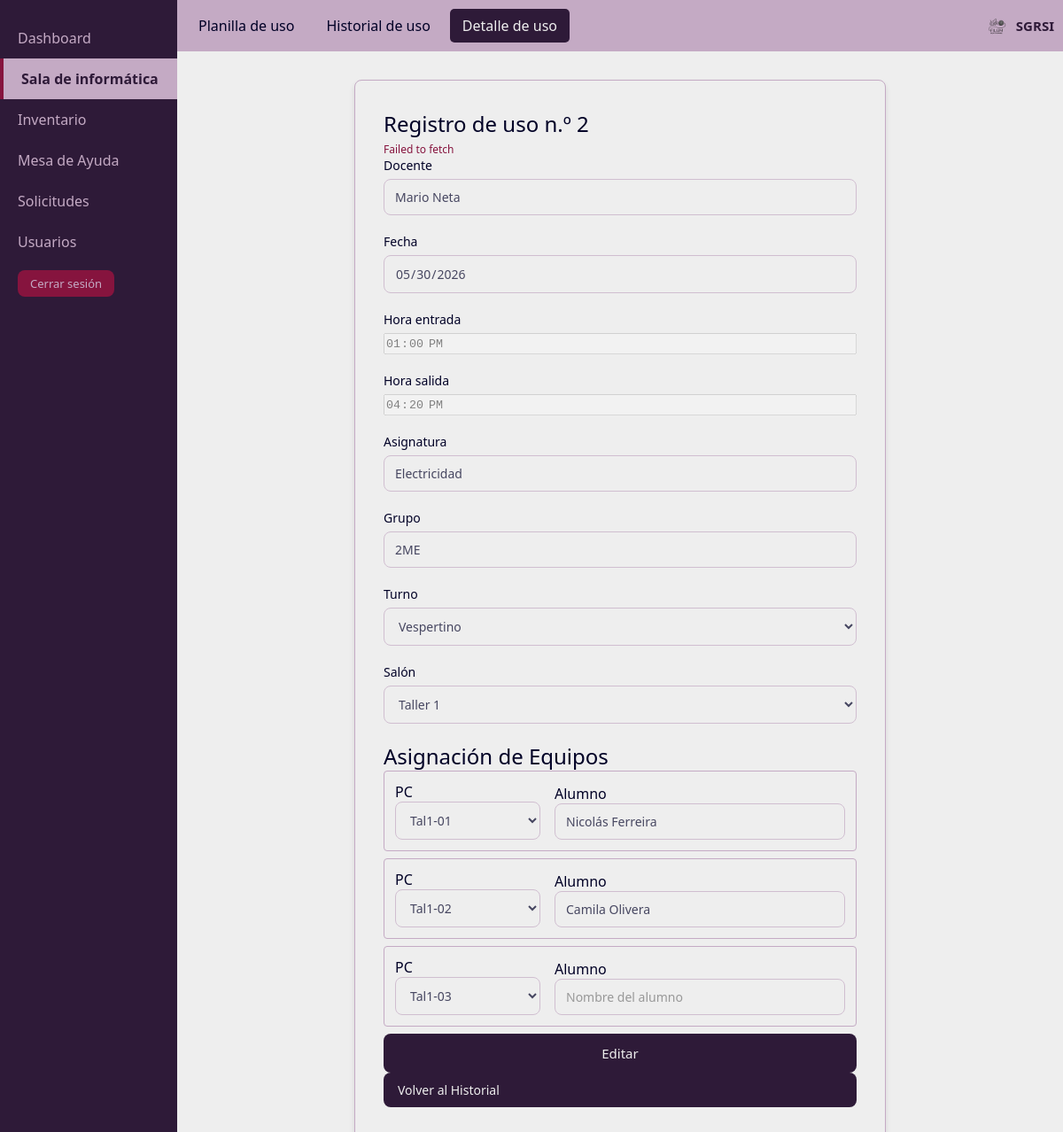
The app's page /FrontEnd/paginas/uso-sala/detalle-uso-sala.php?id=2 (signed in) with its own data.
### tables this page shows
CREATE TABLE uso_sala (
    id_uso         INT UNSIGNED NOT NULL AUTO_INCREMENT,
    fecha          DATE         NOT NULL,
    hora_inicio    TIME         NOT NULL,
    hora_fin       TIME         NOT NULL,
    nombre_salon   VARCHAR(30)  NOT NULL,
    ci_solicitante CHAR(8)      NOT NULL,
    asignatura     VARCHAR(60)  NOT NULL,
    grupo          VARCHAR(10)  NOT NULL,
    turno          ENUM('Matutino', 'Vespertino', 'Nocturno') NOT NULL,

    CONSTRAINT pk_uso_sala             PRIMARY KEY (id_uso),
    CONSTRAINT fk_uso_sala_salon       FOREIGN KEY (nombre_salon)
        REFERENCES salon (nombre_salon)
        ON UPDATE CASCADE ON DELETE RESTRICT,
    CONSTRAINT fk_uso_sala_solicitante FOREIGN KEY (ci_solicitante)
        REFERENCES usuario (ci)
        ON UPDATE CASCADE ON DELETE RESTRICT,

    CONSTRAINT ck_uso_sala_horario CHECK (hora_fin > hora_inicio)
);

CREATE TABLE usuario (
    ci               CHAR(8)      NOT NULL,
    nombre_usuario   VARCHAR(60)  NOT NULL,
    contrasena       VARCHAR(255) NOT NULL,
    tipo_de_usuario  ENUM('Solicitante', 'Asistente', 'Coordinador')
                     NOT NULL DEFAULT 'Solicitante',
    estado_cuenta    ENUM('Activa', 'Inactiva')
                     NOT NULL DEFAULT 'Activa',

    CONSTRAINT pk_usuario       PRIMARY KEY (ci),
    CONSTRAINT ck_usuario_ci    CHECK (ci REGEXP '^[0-9]{8}$')
);

CREATE TABLE salon (
    nombre_salon VARCHAR(30)  NOT NULL,
    descripcion  VARCHAR(500) NULL,

    CONSTRAINT pk_salon PRIMARY KEY (nombre_salon)
);

CREATE TABLE equipo (
    id_equipo     INT UNSIGNED NOT NULL AUTO_INCREMENT,
    nombre_equipo VARCHAR(60)  NOT NULL,
    descripcion   VARCHAR(500) NULL,
    nombre_salon  VARCHAR(30)  NOT NULL,
    estado_equipo ENUM('Operativo', 'En reparación',
                       'En trámite de baja', 'De baja')
                  NOT NULL DEFAULT 'Operativo',

    CONSTRAINT pk_equipo       PRIMARY KEY (id_equipo),
    CONSTRAINT fk_equipo_salon FOREIGN KEY (nombre_salon)
        REFERENCES salon (nombre_salon)
        ON UPDATE CASCADE ON DELETE RESTRICT
);

### FrontEnd/paginas/uso-sala/detalle-uso-sala.php (the view, shortened to what the rows shown need)
<?php
require_once __DIR__ . '/../../../BackEnd/logica/GestorUsoSala.php';
$gestor = new GestorUsoSala();
$id = '';
if (isset($_POST['id'])) {
    $id = trim((string) $_POST['id']);
} elseif (isset($_GET['id'])) {
    $id = trim((string) $_GET['id']);
}
try {
    $fila = ResultadoGestion::valor($gestor->obtenerPorId($id));
    if ($fila) {
        $detallesGuardados = ResultadoGestion::valor($gestor->obtenerDetalle($id));
    } else {
        $detallesGuardados = [];
    }
} catch (Exception $e) {
    error_log('SGRSI detalle-uso-sala.php cargar: ' . $e->getMessage());
    header('Location: historial-uso-sala.php?aviso=error');
    exit;
}
$modoVer = $_SERVER['REQUEST_METHOD'] !== 'POST'
    && (!isset($_GET['modo']) || $_GET['modo'] !== 'editar');
$errores = [];
$valores = [
    'fecha'      => $fila['fecha'],
    'entrada'    => substr($fila['hora_inicio'], 0, 5),
    'salida'     => substr($fila['hora_fin'], 0, 5),
    'asignatura' => $fila['asignatura'],
    'grupo'      => $fila['grupo'],
    'turno'      => $fila['turno'],
    'salon'      => $fila['nombre_salon'],
];
$pcElegidas   = [];
$alumnosDados = [];
if ($_SERVER['REQUEST_METHOD'] === 'POST') {
    foreach ($valores as $campo => $valorActual) {
        $valores[$campo] = ResultadoGestion::campo($_POST, $campo);
    }
    if (isset($_POST['pc']) && is_array($_POST['pc'])) {
        $pcElegidas = $_POST['pc'];
    }
    if (isset($_POST['alumno']) && is_array($_POST['alumno'])) {
        $alumnosDados = $_POST['alumno'];
    }
} else {
    $numero = 1;
    foreach ($detallesGuardados as $guardado) {
        $pcElegidas[$numero] = $guardado['id_equipo'];
        if ($guardado['nombre_alumno'] === null) {
            $alumnosDados[$numero] = '';
        } else {
            $alumnosDados[$numero] = $guardado['nombre_alumno'];
        }
        $numero = $numero + 1;
    }
}
try {
    $salones = ResultadoGestion::valor($gestor->obtenerSalones());
} catch (Exception $e) {
    error_log('SGRSI detalle-uso-sala.php salones: ' . $e->getMessage());
    $salones = [];
    $errores['general'] = 'No se pudo cargar la lista de salones. Intentá de nuevo en unos minutos.';
}
$equipos = [];
if ($valores['salon'] !== '') {
    try {
        $equipos = ResultadoGestion::valor($gestor->obtenerEquiposPorSalon($valores['salon']));
    } catch (Exception $e) {
        error_log('SGRSI detalle-uso-sala.php equipos: ' . $e->getMessage());
        $errores['general'] = 'No se pudo cargar la lista de equipos. Intentá de nuevo en unos minutos.';
    }
}
function v($texto)
{
    return htmlspecialchars((string) $texto, ENT_QUOTES, 'UTF-8');
}
?>
<!DOCTYPE html>
<html lang="es">
<head>
    <link rel="stylesheet" href="../../css/main.css">
    <link rel="stylesheet" href="../../css/sala.css">
</head>
<body>
    <div class="layout">
        <main class="main">
            <section class="form-container">
                <h1>Registro de uso n.º <?php echo v($fila['id_uso']); ?></h1>
                <p id="resultado-uso-sala" class="error-mensaje" role="status" aria-live="polite"></p>
                <form id="form-uso-sala" action="detalle-uso-sala.php" method="post" data-csrf="<?php echo v(Sesion::tokenApi()); ?>">
                    <fieldset<?php echo $modoVer ? ' disabled' : ''; ?>>
                        <div class="form-grupo">
                            <label for="docente">Docente</label>
                            <input type="text" id="docente" value="<?php echo v($fila['nombre_docente']); ?>" disabled>
                        </div>
                        <div class="form-grupo">
                            <label for="fecha">Fecha</label>
                            <input type="date" id="fecha" name="fecha" value="<?php echo v($valores['fecha']); ?>" required>
                        </div>
                        <div class="form-grupo">
                            <label for="asignatura">Asignatura</label>
                            <input type="text" id="asignatura" name="asignatura" value="<?php echo v($valores['asignatura']); ?>" required>
                        </div>
                        <div class="form-grupo">
                            <label for="grupo">Grupo</label>
                            <input type="text" id="grupo" name="grupo" value="<?php echo v($valores['grupo']); ?>" placeholder="Ej: 1MI" required>
                        </div>
                        <div class="form-grupo">
                            <label for="salon">Salón</label>
                            <select name="salon" id="salon" required>
                                <?php foreach ($salones as $unSalon) { ?>
                                    <option value="<?php echo v($unSalon['nombre_salon']); ?>"<?php echo $valores['salon'] === $unSalon['nombre_salon'] ? ' selected' : ''; ?>><?php echo v($unSalon['nombre_salon']); ?></option>
                                <?php } ?>
                            </select>
                        </div>
                        <div id="lista-pcs">
                            <h2>Asignación de Equipos</h2>
                            <?php foreach ($equipos as $numeroEquipo => $equipo) { ?>
                                <?php $numeroFila = $numeroEquipo + 1; ?>
                                <?php $elegida = ResultadoGestion::campo($pcElegidas, $numeroFila); ?>
                                <div class="fila-pc<?php echo ($numeroFila > 1 && $elegida === '') ? ' oculta' : ''; ?>" data-index="<?php echo $numeroFila; ?>">
                                    <div class="campo">
                                        <label for="pc-<?php echo $numeroFila; ?>">PC</label>
                                        <select id="pc-<?php echo $numeroFila; ?>" name="pc[<?php echo $numeroFila; ?>]">
                                            <?php foreach ($equipos as $opcion) { ?>
                                                <option value="<?php echo v($opcion['id_equipo']); ?>"<?php echo (int) $elegida === (int) $opcion['id_equipo'] ? ' selected' : ''; ?>><?php echo v($opcion['nombre_equipo']); ?></option>
                                            <?php } ?>
                                        </select>
                                    </div>
                                    <div class="campo">
                                        <label for="alumno-<?php echo $numeroFila; ?>">Alumno</label>
                                        <input type="text" id="alumno-<?php echo $numeroFila; ?>" name="alumno[<?php echo $numeroFila; ?>]" value="<?php echo v(ResultadoGestion::campo($alumnosDados, $numeroFila)); ?>" placeholder="Nombre del alumno">
                                    </div>
                                </div>
                            <?php } ?>
                        </div>
                    </fieldset>
                    <?php if ($modoVer) { ?>
                        <a class="btn-editar-form" href="detalle-uso-sala.php?id=<?php echo urlencode($fila['id_uso']); ?>&amp;modo=editar">Editar</a>
                    <?php } else { ?>
                        <button type="submit" id="btn-enviar" name="accion" value="guardar">Guardar cambios</button>
                    <?php } ?>
                </form>
                <div class="form-grupo">
                    <a href="historial-uso-sala.php" class="btn-back">Volver al Historial</a>
                </div>
            </section>
        </main>
    </div>
</body>
</html>

### records on screen
uso_sala: id_uso "2", ci_solicitante.nombre_usuario "Mario Neta", fecha "05/30/2026", asignatura "Electricidad", grupo "2ME", salon "Taller 1"
equipo: v "Nicolás Ferreira"
equipo: v "Camila Olivera"

### other values on screen
form field turno "Vespertino"
form field value "Tal1-01"
form field value "Tal1-02"
form field value "Tal1-03"
